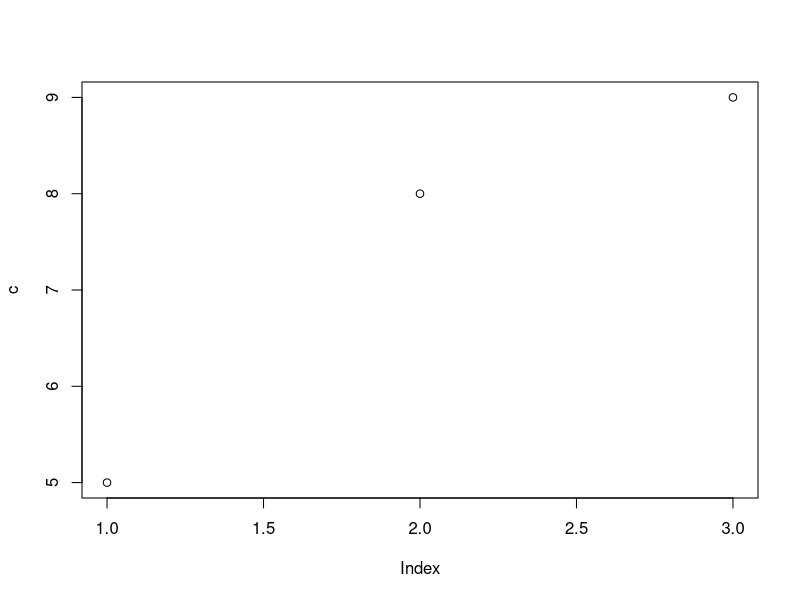

Reproduce this figure in R.
## ---- chunk 1
# Esto es una celda
a <- 5
## ---- chunk 2
b <- 9
## ---- chunk 3
c <- c(5,8,9)
plot(c)
## ---- chunk 4
# Instalar Paquetes
install.packages("gpplot2")

# t <- 7
